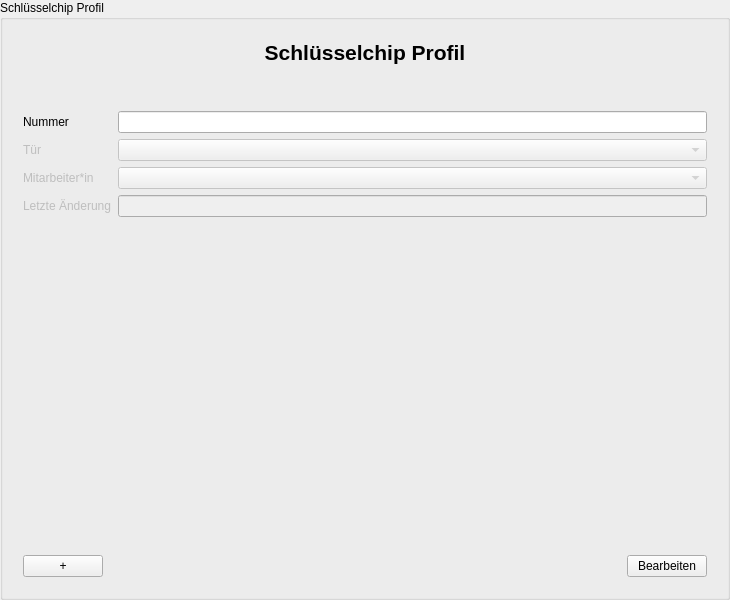
<?xml version="1.0" encoding="UTF-8"?>
<ui version="4.0">
 <class>ChipCardProfileInputArea</class>
 <widget class="QGroupBox" name="ChipCardProfileInputArea">
  <property name="geometry">
   <rect>
    <x>0</x>
    <y>0</y>
    <width>730</width>
    <height>600</height>
   </rect>
  </property>
  <property name="windowTitle">
   <string>Schlüsselchip Profil</string>
  </property>
  <property name="accessibleName">
   <string>ChipCardProfileInputDialog</string>
  </property>
  <property name="title">
   <string>Schlüsselchip Profil</string>
  </property>
  <layout class="QGridLayout" name="gridLayout_3">
   <item row="0" column="0">
    <widget class="QWidget" name="GroupBox" native="true">
     <layout class="QVBoxLayout" name="verticalLayout_3">
      <item>
       <layout class="QVBoxLayout" name="verticalLayout">
        <item>
         <widget class="QLabel" name="label_Header">
          <property name="font">
           <font>
            <pointsize>16</pointsize>
            <weight>75</weight>
            <bold>true</bold>
           </font>
          </property>
          <property name="text">
           <string>Schlüsselchip Profil</string>
          </property>
          <property name="alignment">
           <set>Qt::AlignCenter</set>
          </property>
         </widget>
        </item>
       </layout>
      </item>
      <item>
       <spacer name="verticalSpacer_2">
        <property name="orientation">
         <enum>Qt::Vertical</enum>
        </property>
        <property name="sizeType">
         <enum>QSizePolicy::Preferred</enum>
        </property>
        <property name="sizeHint" stdset="0">
         <size>
          <width>20</width>
          <height>40</height>
         </size>
        </property>
       </spacer>
      </item>
      <item>
       <layout class="QFormLayout" name="formLayout">
        <item row="0" column="0">
         <widget class="QLabel" name="numberLabel">
          <property name="text">
           <string>Nummer</string>
          </property>
          <property name="buddy">
           <cstring>numberLineEdit</cstring>
          </property>
         </widget>
        </item>
        <item row="0" column="1">
         <widget class="QLineEdit" name="numberLineEdit"/>
        </item>
        <item row="1" column="0">
         <widget class="QLabel" name="doorLabel">
          <property name="enabled">
           <bool>false</bool>
          </property>
          <property name="text">
           <string>Tür</string>
          </property>
          <property name="buddy">
           <cstring>doorComboBox</cstring>
          </property>
         </widget>
        </item>
        <item row="1" column="1">
         <widget class="QComboBox" name="doorComboBox">
          <property name="enabled">
           <bool>false</bool>
          </property>
         </widget>
        </item>
        <item row="2" column="0">
         <widget class="QLabel" name="employeeLabel">
          <property name="enabled">
           <bool>false</bool>
          </property>
          <property name="text">
           <string>Mitarbeiter*in</string>
          </property>
          <property name="buddy">
           <cstring>employeeComboBox</cstring>
          </property>
         </widget>
        </item>
        <item row="2" column="1">
         <widget class="QComboBox" name="employeeComboBox">
          <property name="enabled">
           <bool>false</bool>
          </property>
         </widget>
        </item>
        <item row="3" column="0">
         <widget class="QLabel" name="lastUpdateLabel">
          <property name="enabled">
           <bool>false</bool>
          </property>
          <property name="text">
           <string>Letzte Änderung</string>
          </property>
          <property name="buddy">
           <cstring>lastUpdateLineEdit</cstring>
          </property>
         </widget>
        </item>
        <item row="3" column="1">
         <widget class="QLineEdit" name="lastUpdateLineEdit">
          <property name="enabled">
           <bool>false</bool>
          </property>
         </widget>
        </item>
       </layout>
      </item>
      <item>
       <spacer name="verticalSpacer">
        <property name="orientation">
         <enum>Qt::Vertical</enum>
        </property>
        <property name="sizeHint" stdset="0">
         <size>
          <width>20</width>
          <height>40</height>
         </size>
        </property>
       </spacer>
      </item>
      <item>
       <layout class="QHBoxLayout" name="horizontalLayout">
        <item>
         <widget class="QPushButton" name="addPushButton">
          <property name="text">
           <string>+</string>
          </property>
         </widget>
        </item>
        <item>
         <spacer name="horizontalSpacer">
          <property name="orientation">
           <enum>Qt::Horizontal</enum>
          </property>
          <property name="sizeHint" stdset="0">
           <size>
            <width>40</width>
            <height>20</height>
           </size>
          </property>
         </spacer>
        </item>
        <item>
         <widget class="QPushButton" name="editFinishPushButton">
          <property name="text">
           <string>Bearbeiten</string>
          </property>
         </widget>
        </item>
       </layout>
      </item>
     </layout>
    </widget>
   </item>
  </layout>
 </widget>
 <tabstops>
  <tabstop>numberLineEdit</tabstop>
  <tabstop>doorComboBox</tabstop>
  <tabstop>employeeComboBox</tabstop>
  <tabstop>lastUpdateLineEdit</tabstop>
  <tabstop>addPushButton</tabstop>
  <tabstop>editFinishPushButton</tabstop>
 </tabstops>
 <resources/>
 <connections/>
</ui>
